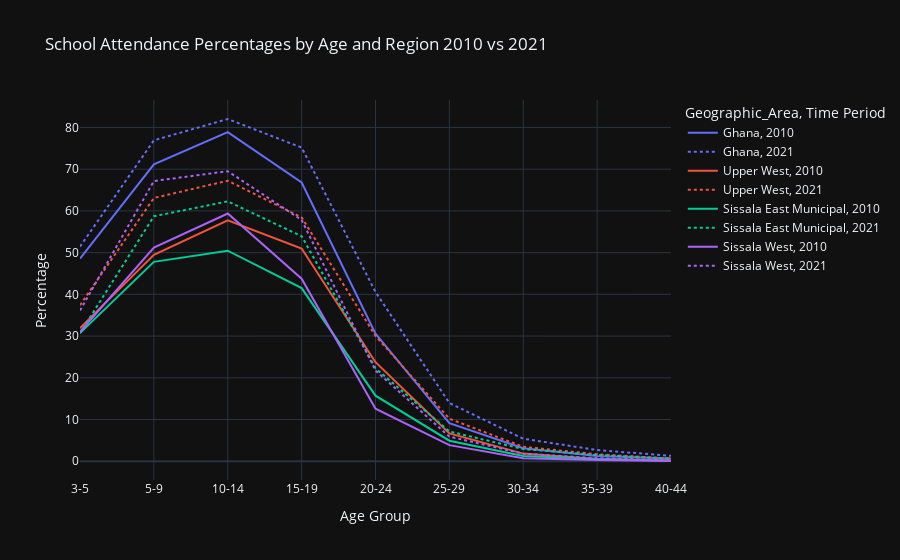

Notebook cell for this chart:
### Code cell
percentage10['Time Period'] = '2010'
percentage21['Time Period'] = '2021'

percentage10 = percentage10.rename(columns={'3-4': '3-5'})
percentage21 = percentage21.rename(columns={'6-10': '5-9'})
percentage21 = percentage21.rename(columns={'11-14': '10-14'})

df_combined = pd.concat([percentage10, percentage21])

df_melt = df_combined.melt(id_vars=['Geographic_Area', 'Time Period'], var_name='Age Group', value_name='Percentage')

fig = px.line(df_melt, x='Age Group', y='Percentage', color='Geographic_Area', line_dash='Time Period',
              title='School Attendance Percentages by Age and Region 2010 vs 2021')
fig.update_layout(xaxis_type='category')
fig.show()

### Figure 1 — Plotly figure (JSON) as saved in the notebook; plotly's stock layout.template omitted (floating-point values rounded to 4 significant figures)
{"data": [{"hovertemplate": "Geographic_Area=Ghana<br>Time Period=2010<br>Age Group=%{x}<br>Percentage=%{y}<extra></extra>", "legendgroup": "Ghana, 2010", "line": {"color": "#636efa", "dash": "solid"}, "marker": {"symbol": "circle"}, "mode": "lines", "name": "Ghana, 2010", "orientation": "v", "showlegend": true, "type": "scatter", "x": ["3-5", "5-9", "10-14", "15-19", "20-24", "25-29", "30-34", "35-39", "40-44"], "xaxis": "x", "y": [48.57, 71.14, 78.88, 66.81, 30.59, 9.103, 3.121, 1.246, 0.6666], "yaxis": "y"}, {"hovertemplate": "Geographic_Area=Ghana<br>Time Period=2021<br>Age Group=%{x}<br>Percentage=%{y}<extra></extra>", "legendgroup": "Ghana, 2021", "line": {"color": "#636efa", "dash": "dot"}, "marker": {"symbol": "circle"}, "mode": "lines", "name": "Ghana, 2021", "orientation": "v", "showlegend": true, "type": "scatter", "x": ["3-5", "5-9", "10-14", "15-19", "20-24", "25-29", "30-34", "35-39", "40-44"], "xaxis": "x", "y": [51.45, 76.91, 82.03, 75.18, 40.56, 13.94, 5.399, 2.685, 1.289], "yaxis": "y"}, {"hovertemplate": "Geographic_Area=Upper West<br>Time Period=2010<br>Age Group=%{x}<br>Percentage=%{y}<extra></extra>", "legendgroup": "Upper West, 2010", "line": {"color": "#EF553B", "dash": "solid"}, "marker": {"symbol": "circle"}, "mode": "lines", "name": "Upper West, 2010", "orientation": "v", "showlegend": true, "type": "scatter", "x": ["3-5", "5-9", "10-14", "15-19", "20-24", "25-29", "30-34", "35-39", "40-44"], "xaxis": "x", "y": [31.9, 49.45, 57.73, 50.99, 23.73, 6.671, 1.829, 0.5649, 0.1781], "yaxis": "y"}, {"hovertemplate": "Geographic_Area=Upper West<br>Time Period=2021<br>Age Group=%{x}<br>Percentage=%{y}<extra></extra>", "legendgroup": "Upper West, 2021", "line": {"color": "#EF553B", "dash": "dot"}, "marker": {"symbol": "circle"}, "mode": "lines", "name": "Upper West, 2021", "orientation": "v", "showlegend": true, "type": "scatter", "x": ["3-5", "5-9", "10-14", "15-19", "20-24", "25-29", "30-34", "35-39", "40-44"], "xaxis": "x", "y": [37.4, 63.1, 67.23, 58.44, 30.03, 10.19, 3.459, 1.674, 0.6478], "yaxis": "y"}, {"hovertemplate": "Geographic_Area=Sissala East Municipal<br>Time Period=2010<br>Age Group=%{x}<br>Percentage=%{y}<extra></extra>", "legendgroup": "Sissala East Municipal, 2010", "line": {"color": "#00cc96", "dash": "solid"}, "marker": {"symbol": "circle"}, "mode": "lines", "name": "Sissala East Municipal, 2010", "orientation": "v", "showlegend": true, "type": "scatter", "x": ["3-5", "5-9", "10-14", "15-19", "20-24", "25-29", "30-34", "35-39", "40-44"], "xaxis": "x", "y": [30.71, 47.79, 50.47, 41.49, 15.72, 4.921, 1.272, 0.5354, 0.1425], "yaxis": "y"}, {"hovertemplate": "Geographic_Area=Sissala East Municipal<br>Time Period=2021<br>Age Group=%{x}<br>Percentage=%{y}<extra></extra>", "legendgroup": "Sissala East Municipal, 2021", "line": {"color": "#00cc96", "dash": "dot"}, "marker": {"symbol": "circle"}, "mode": "lines", "name": "Sissala East Municipal, 2021", "orientation": "v", "showlegend": true, "type": "scatter", "x": ["3-5", "5-9", "10-14", "15-19", "20-24", "25-29", "30-34", "35-39", "40-44"], "xaxis": "x", "y": [30.68, 58.72, 62.27, 53.94, 22.28, 7.134, 2.916, 1.499, 0.6341], "yaxis": "y"}, {"hovertemplate": "Geographic_Area=Sissala West<br>Time Period=2010<br>Age Group=%{x}<br>Percentage=%{y}<extra></extra>", "legendgroup": "Sissala West, 2010", "line": {"color": "#ab63fa", "dash": "solid"}, "marker": {"symbol": "circle"}, "mode": "lines", "name": "Sissala West, 2010", "orientation": "v", "showlegend": true, "type": "scatter", "x": ["3-5", "5-9", "10-14", "15-19", "20-24", "25-29", "30-34", "35-39", "40-44"], "xaxis": "x", "y": [31.02, 51.19, 59.38, 43.74, 12.61, 3.852, 0.7411, 0.3041, 0.0559], "yaxis": "y"}, {"hovertemplate": "Geographic_Area=Sissala West<br>Time Period=2021<br>Age Group=%{x}<br>Percentage=%{y}<extra></extra>", "legendgroup": "Sissala West, 2021", "line": {"color": "#ab63fa", "dash": "dot"}, "marker": {"symbol": "circle"}, "mode": "lines", "name": "Sissala West, 2021", "orientation": "v", "showlegend": true, "type": "scatter", "x": ["3-5", "5-9", "10-14", "15-19", "20-24", "25-29", "30-34", "35-39", "40-44"], "xaxis": "x", "y": [36.13, 67.16, 69.51, 57.82, 21.75, 5.919, 1.795, 0.7265, 0.2697], "yaxis": "y"}], "layout": {"legend": {"title": {"text": "Geographic_Area, Time Period"}, "tracegroupgap": 0}, "title": {"text": "School Attendance Percentages by Age and Region 2010 vs 2021"}, "xaxis": {"anchor": "y", "domain": [0.0, 1.0], "title": {"text": "Age Group"}, "type": "category"}, "yaxis": {"anchor": "x", "domain": [0.0, 1.0], "title": {"text": "Percentage"}}}}
